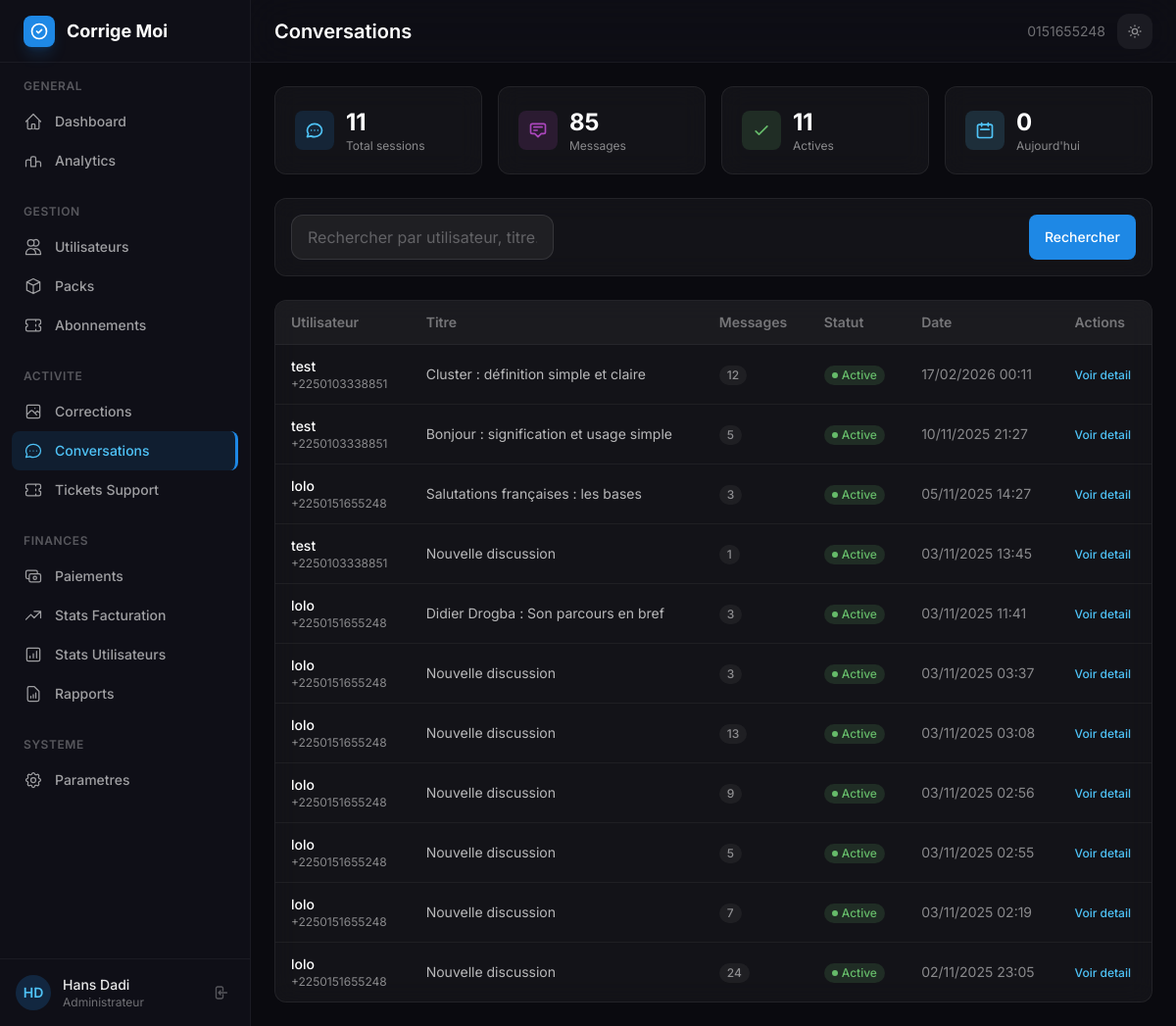
Page /custom-admin/conversations/ (signed in) on the earlier database version.
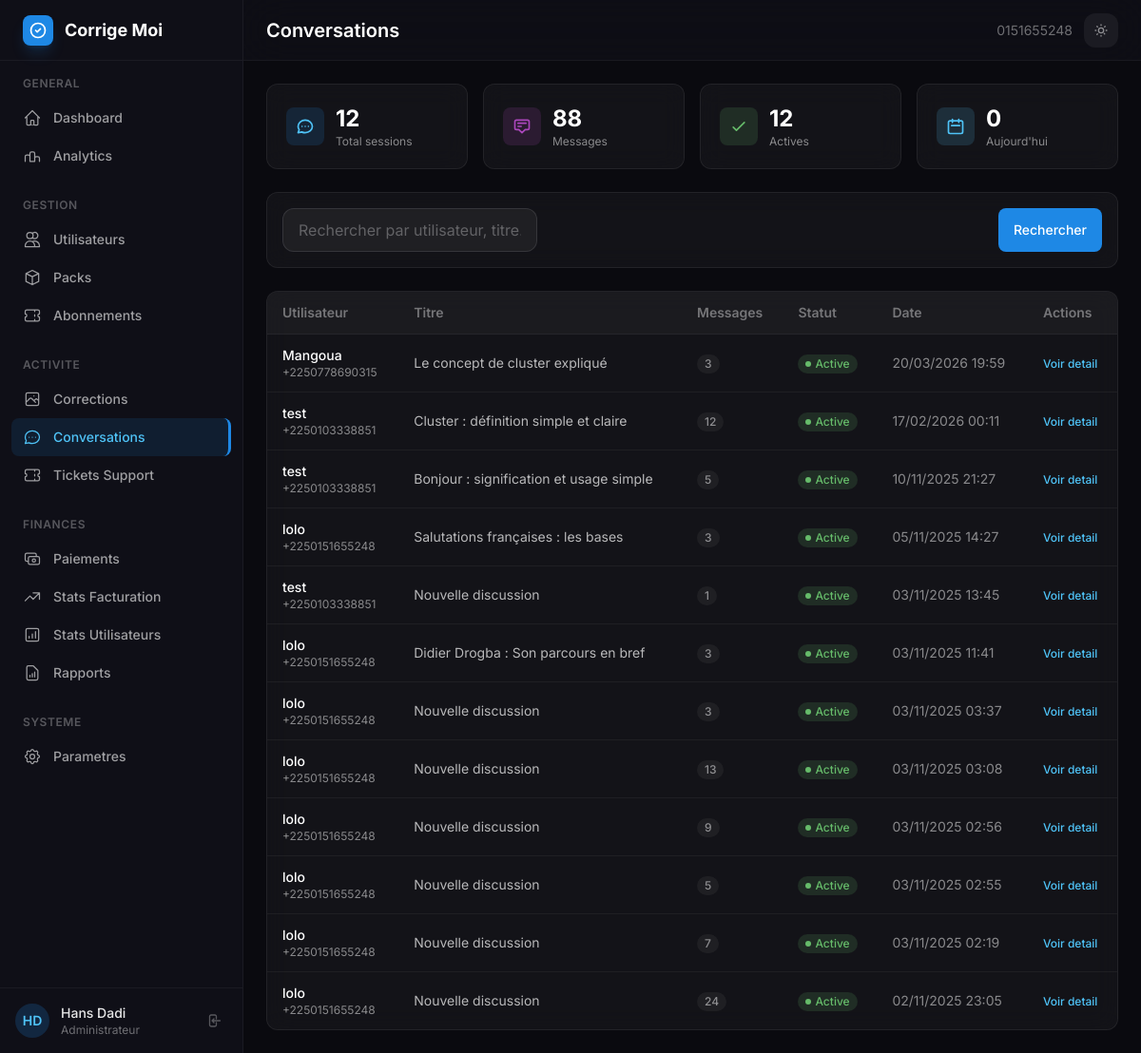
Same page on the later database version.
### treatment/models.py (models this page shows, shortened)
class ChatSession(models.Model):
    id = models.UUIDField(primary_key=True, default=uuid.uuid4, editable=False)
    user = models.ForeignKey(CustomUser, on_delete=models.CASCADE, related_name='chat_sessions')
    title = models.CharField(max_length=200, blank=True)
    created_at = models.DateTimeField(default=timezone.now)
    updated_at = models.DateTimeField(auto_now=True)
    is_active = models.BooleanField(default=True)
    class Meta:
        ordering = ['-updated_at']

### authentification/models.py (models this page shows, shortened)
class CustomUser(AbstractBaseUser, PermissionsMixin):
    ROLE_CHOICES = [('student', 'Élève'), ('teacher', 'Enseignant')]
    phone_number = models.CharField(
        max_length=15,
        unique=True,
        error_messages={
            'unique': _("Un utilisateur avec ce numéro de téléphone existe déjà.")
        }
    )
    email = models.EmailField(blank=True, null=True)
    first_name = models.CharField(max_length=50)
    last_name = models.CharField(max_length=50)
    is_active = models.BooleanField(default=True)
    is_staff = models.BooleanField(default=False)
    is_verified = models.BooleanField(default=False)
    role = models.CharField(max_length=10, choices=ROLE_CHOICES, default='student')
    country = models.CharField(max_length=100, blank=True, null=True)
    school_level = models.CharField(max_length=100, blank=True, null=True)
    institution = models.CharField(max_length=200, blank=True, null=True)
    age = models.PositiveIntegerField(blank=True, null=True)
    fcm_token = models.CharField(max_length=512, blank=True, null=True)
    date_joined = models.DateTimeField(default=timezone.now)
    USERNAME_FIELD = 'phone_number'
    REQUIRED_FIELDS = ['first_name', 'last_name']
    objects = CustomUserManager()

### custom_admin/views.py (the view)
# urls.py: path('conversations/', views.admin_conversations, name='conversations'),
@staff_required
def admin_conversations(request):
    sessions = ChatSession.objects.select_related('user').annotate(
        message_count=Count('messages')
    ).order_by('-created_at')
    search = request.GET.get('q', '')
    if search:
        sessions = sessions.filter(
            Q(user__phone_number__icontains=search) |
            Q(title__icontains=search)
        )
    total_sessions  = ChatSession.objects.count()
    total_messages  = ChatMessage.objects.count()
    active_sessions = ChatSession.objects.filter(is_active=True).count()
    today_sessions  = ChatSession.objects.filter(created_at__date=timezone.now().date()).count()
    paginator = Paginator(sessions, 20)
    page_obj  = paginator.get_page(request.GET.get('page'))
    return render(request, 'custom_admin/admin/conversations.html', {
        'page_obj': page_obj,
        'total_sessions': total_sessions,
        'total_messages': total_messages,
        'active_sessions': active_sessions,
        'today_sessions': today_sessions,
        'search': search,
    })

### custom_admin/views.py (called while the page is built)
def staff_required(view_func):
    @wraps(view_func)
    def wrapper(request, *args, **kwargs):
        if not request.user.is_authenticated:
            from django.shortcuts import redirect
            return redirect(f'/custom-admin/login/?next={request.path}')
        if not request.user.is_staff:
            from django.shortcuts import render as _render
            return _render(request, '403.html', status=403)
        return view_func(request, *args, **kwargs)
    return wrapper

### custom_admin/templates/custom_admin/admin/conversations.html (shortened to what the changed rows need)
{% extends "custom_admin/base_admin.html" %}
{% block page_title %}Conversations{% endblock %}
{% block content %}
<div class="grid grid-cols-1 sm:grid-cols-2 lg:grid-cols-4 gap-4 mb-6">
    <div class="stat-card glass-card rounded-xl p-5">
        <div class="flex items-center gap-3">
            <div>
                <p class="text-2xl font-bold text-white">{{ total_sessions }}</p>
                <p class="text-xs text-white/50">Total sessions</p>
            </div>
        </div>
    </div>
    <div class="stat-card glass-card rounded-xl p-5">
        <div class="flex items-center gap-3">
            <div>
                <p class="text-2xl font-bold text-white">{{ total_messages }}</p>
                <p class="text-xs text-white/50">Messages</p>
            </div>
        </div>
    </div>
    <div class="stat-card glass-card rounded-xl p-5">
        <div class="flex items-center gap-3">
            <div>
                <p class="text-2xl font-bold text-white">{{ active_sessions }}</p>
                <p class="text-xs text-white/50">Actives</p>
            </div>
        </div>
    </div>
</div>
<div class="glass-card rounded-xl overflow-hidden">
    <div class="overflow-x-auto">
        <table class="w-full text-sm">
            <thead>
                <tr class="bg-white/[0.03] border-b border-white/5">
                    <th class="text-left px-4 py-3 font-semibold text-white/40">Utilisateur</th>
                    <th class="text-left px-4 py-3 font-semibold text-white/40">Titre</th>
                    <th class="text-left px-4 py-3 font-semibold text-white/40">Messages</th>
                    <th class="text-left px-4 py-3 font-semibold text-white/40">Statut</th>
                    <th class="text-left px-4 py-3 font-semibold text-white/40">Date</th>
                    <th class="text-left px-4 py-3 font-semibold text-white/40">Actions</th>
                </tr>
            </thead>
            <tbody class="divide-y divide-white/5">
                {% for session in page_obj %}
                <tr class="hover:bg-white/[0.03] transition-colors">
                    <td class="px-4 py-3">
                        <p class="font-medium text-white">{{ session.user.first_name|default:session.user.phone_number }}</p>
                        <p class="text-xs text-white/50">{{ session.user.phone_number }}</p>
                    </td>
                    <td class="px-4 py-3 text-white/70">{{ session.title|default:"Sans titre"|truncatewords:8 }}</td>
                    <td class="px-4 py-3">
                        <span class="inline-flex items-center bg-white/5 text-white/50 px-2 py-0.5 rounded-full text-xs font-medium">
                            {{ session.message_count }}
                        </span>
                    </td>
                    <td class="px-4 py-3">
                        {% if session.is_active %}
                        <span class="inline-flex items-center gap-1 px-2 py-0.5 rounded-full text-xs font-medium badge-success">
                            <span class="w-1.5 h-1.5 rounded-full bg-accent-green"></span>
                            Active
                        </span>
                        {% else %}
                        <span class="inline-flex items-center gap-1 bg-white/5 text-white/50 px-2 py-0.5 rounded-full text-xs font-medium">
                            <span class="w-1.5 h-1.5 rounded-full bg-white/30"></span>
                            Terminee
                        </span>
                        {% endif %}
                    </td>
                    <td class="px-4 py-3 text-white/50">{{ session.created_at|date:"d/m/Y H:i" }}</td>
                    <td class="px-4 py-3">
                        <a href="{% url 'custom_admin:conversation_detail' session_id=session.id %}" class="text-primary-400 hover:text-primary-300 font-medium text-xs">
                            Voir detail
                        </a>
                    </td>
                </tr>
                {% empty %}
                <tr>
                    <td colspan="6" class="px-4 py-8 text-center text-white/30">Aucune conversation trouvee.</td>
                </tr>
                {% endfor %}
            </tbody>
        </table>
    </div>
</div>
{% endblock %}

Differences in the rows shown:
added ChatSession: user.first_name "Mangoua", user.phone_number "+2250778690315", title "Le concept de cluster expliqué", message_count "3", is_active True (drawn), created_at "20/03/2026 19:59"
Other differences:
{{ total_sessions }}: "11" → "12"
{{ total_messages }}: "85" → "88"
{{ active_sessions }}: "11" → "12"
